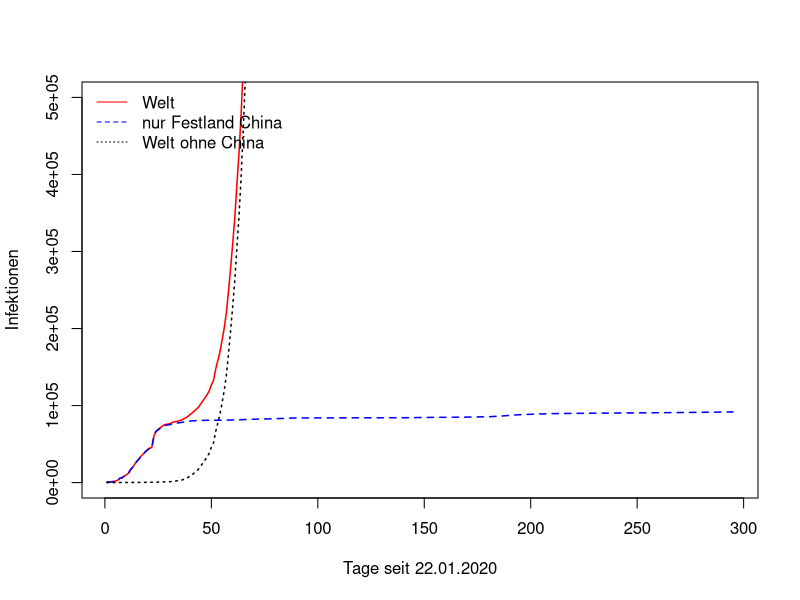
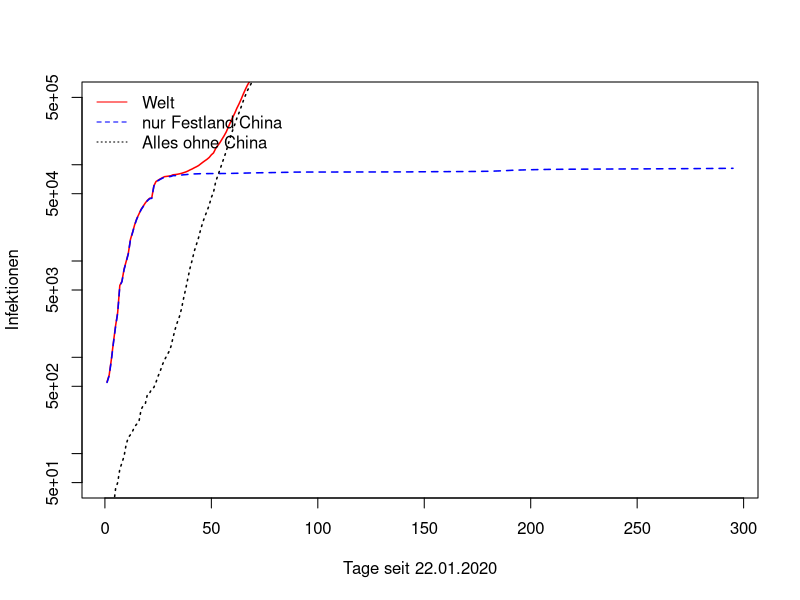
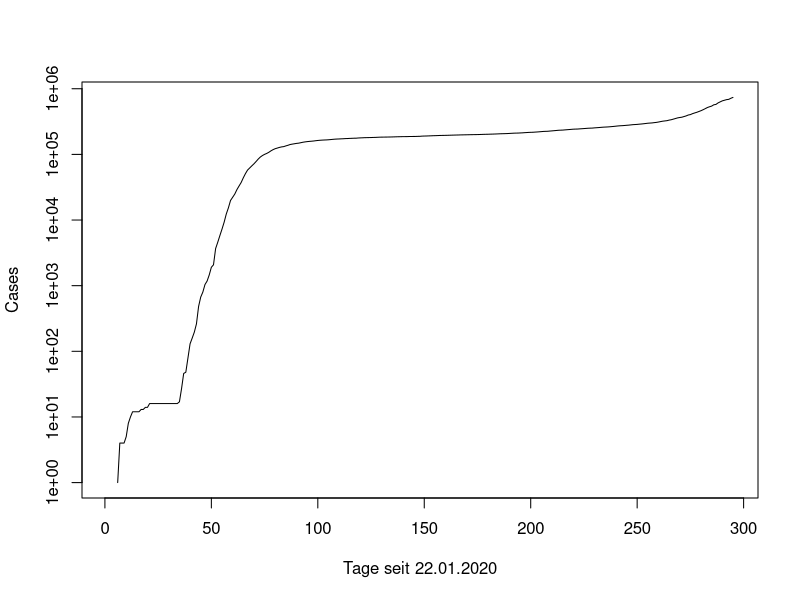

Recreate these plots in R, in order. (Note: this script raises an error after producing the figures.)
## ---- chunk 1
xdata <- read.csv("time_series_covid19_confirmed_global.csv")
xdatar <- read.csv("time_series_covid19_recovered_global.csv")
xdatad <- read.csv("time_series_covid19_deaths_global.csv")
N <- dim(xdata)[2]
ii <- c(5:N)
x <- c(1:length(ii))

xnames <- colnames(xdata)
lastday<-xnames[length(xnames)]
n<-nchar(lastday)
lastday <- substr(x=lastday, start=2, stop=n)

bonn <- rep(NA, length(ii))
                                        #Quelle https://www.general-anzeiger-bonn.de/region/siebengebirge/koenigswinter/coronavirus-im-rhein-sieg-kreis-zahl-der-bestaetigten-faelle-steigt-auf-24_aid-49519055
## 52 is 20
bonn[c(40:length(ii))] <- c(1, 1, 1, 1, 1, 1, 2, 4, 5, 6, 13, 18, 20, 36, 37, 55, 64, 76, 92, 119, 132, 151, 161, 180, 205, 222, 241, 259, 268, NA)

stripX <- function(x) {
  if(length(x) == 1) {
    return(substr(x=x, start=2, stop=nchar(x)))
  }
  else {
    res <- c()
    for(i in c(1:length(x))) {
      res[i] <- substr(x=x[i], start=2, stop=nchar(x[i]))
    }
    return(res)
  }
}
## ---- chunk 2
plot(y=as.vector(colSums(xdata[, ii])), x=x,
     type='l', ylim=c(0,500000),
     xlab=c("Tage seit 22.01.2020"), ylab="Infektionen", col="red", lwd=1.5)
lines(y=as.vector(colSums(xdata[grepl("China", x=xdata$Country.Region), ii])),
      x=x, col="blue", lty=2, lwd=1.5)
lines(y=as.vector(colSums(xdata[!grepl("China", x=xdata$Country.Region), ii])),
      x=x, col="black", lty=3, lwd=1.5)

legend("topleft",
       legend=c("Welt", "nur Festland China", "Welt ohne China"),
       bty="n",
       lty=c(1,2,3),
       col=c("red", "blue", "black"))
## ---- chunk 3
plot(y=as.vector(colSums(xdata[, ii])), x=x,
     log="y", type='l', ylim=c(50,500000),
     xlab=c("Tage seit 22.01.2020"), ylab="Infektionen", col="red", lwd=1.5)
lines(y=as.vector(colSums(xdata[grepl("China", x=xdata$Country.Region), ii])),
      x=x, col="blue", lty=2, lwd=1.5)
lines(y=as.vector(colSums(xdata[!grepl("China", x=xdata$Country.Region), ii])),
      x=x, col="black", lty=3, lwd=1.5)

legend("topleft",
       legend=c("Welt", "nur Festland China", "Alles ohne China"),
       bty="n",
       lty=c(1,2,3),
       col=c("red", "blue", "black"))
## ---- chunk 4
plot(y=as.vector(xdata[xdata$Country.Region=="Germany",])[ii], x=x, log="y", type='l',
     xlab=c("Tage seit 22.01.2020"), ylab="Cases")
lines(y=as.vector(xdatar[xdatar$Country.Region=="Germany",])[ii], x=x, col="red")
lines(y=as.vector(xdatad[xdatad$Country.Region=="Germany",])[ii], x=x, col="blue")
legend("topleft",
       legend=c("Confirmed", "Recovered", "Deaths"),
       bty="n",
       col=c("black", "red", "blue"),
       lty=c(1,1, 1))
## ---- chunk 5
plot(y=as.vector(xdata[xdata$Country.Region=="Italy",])[ii], x=x,
     log="y", type='l', ylim=c(1,100000),
     xlab=c("Tage seit 22.01.2020"), ylab="Cases")
lines(y=as.vector(xdata[xdata$Country.Region=="Germany",])[ii], x=x, col="red", lty=2)
lines(y=as.vector(colSums(xdata[grepl("US", x=xdata$Country.Region),ii])), x=x, col="blue", lty=3)
lines(y=as.vector(xdata[xdata$Country.Region=="Korea, South",])[ii], x=x, col="darkorange", lty=4)
lines(y=as.vector(colSums(xdata[xdata$Country.Region=="France",ii])), x=x, col="darkgreen", lty=5)
lines(y=as.vector(xdata[xdata$Country.Region=="Spain",])[ii], x=x, col="grey", lty=6)
legend("topleft",
       legend=c("Italy", "Germany", "US", "Korea, South", "France", "Spain"),
       bty="n",
       col=c("black","red", "blue", "darkorange", "darkgreen", "grey"),
       lty=c(1:6))
## ---- chunk 6
plot(y=as.vector(xdata[xdata$Country.Region=="Italy",])[ii], x=x,
     log="y", type='l', ylim=c(1,100000),
     xlab=c("Tage seit 22.01.2020"), ylab="Cases")
lines(y=as.vector(xdata[xdata$Country.Region=="Germany",])[ii], x=x, col="red", lty=2)
lines(y=as.vector(xdata[xdata$Country.Region=="Korea, South",])[ii], x=x, col="darkorange", lty=4)
lines(y=as.vector(xdata[xdata$Country.Region=="Japan",])[ii], x=x, col="darkgreen", lty=6)
legend("topleft",
       legend=c("Italy", "Germany", "Korea, South", "Japan"),
       bty="n",
       col=c("black", "red", "darkorange", "darkgreen"),
       lty=c(1:6))
## ---- chunk 7
plot(y=as.vector(colSums(xdata[grepl("China", x=xdata$Country.Region),ii]))/sum(xdata[grepl("China", x=xdata$Country.Region),ii[1]]), x=x,
     log="y", type='l', ylim=c(1,350), xlim=c(0,20),
     xlab=c("Tage - D + 1"), ylab="Cases/Cases(D)")
lines(y=as.vector(xdata[xdata$Country.Region=="Germany",ii])/xdata[xdata$Country.Region=="Germany",ii[34]], x=x-33, col="red", lty=2)
lines(y=as.vector(xdata[xdata$Country.Region=="Italy",ii])/xdata[xdata$Country.Region=="Italy",ii[33]], x=x-32, col="blue", lty=3)
lines(y=as.vector(xdata[xdata$Country.Region=="Japan",ii])/xdata[xdata$Country.Region=="Japan",ii[25]], x=x-24, col="darkgreen", lty=6)
legend("topleft",
       legend=c("Festland China (D bei Tag 1)", "Germany (D bei Tag 34)", "Italy (D bei Tag 33)", "Japan (D bei Tag 25)"),
       bty="n",
       col=c("black", "red", "blue", "darkgreen"),
       lty=c(1,2,3,6))
## ---- chunk 8
plot(y=as.vector(xdata[xdata$Country.Region=="United Kingdom" & xdata$Province.State=="",])[ii], x=x,
     log="y", type='l', ylim=c(1,500000), xlim=c(34,N-4),
     xlab=c("Tage seit 22.01.2020"), ylab="Cases")
lines(y=as.vector(xdata[xdata$Country.Region=="Germany",])[ii], x=x, col="red", lty=2)
lines(y=as.vector(colSums(xdata[grepl("US", x=xdata$Country.Region),ii])), x=x, col="blue", lty=3)
lines(y=as.vector(colSums(xdata[xdata$Country.Region=="France",ii])), x=x, col="darkgreen", lty=5)
lines(y=as.vector(xdata[xdata$Country.Region=="Spain",])[ii], x=x, col="grey", lty=6)
legend("topleft",
       legend=c("UK", "Germany", "US", "France", "Spain"),
       bty="n",
       col=c("black","red", "blue", "darkgreen", "grey"),
       lty=c(1:6))
## ---- chunk 9
plot(y=as.vector(xdatad[xdatad$Country.Region=="Italy",])[ii], x=x,
     log="y", type='l', ylim=c(1,50000), xlim=c(25,N-5),
     xlab=c("Tage seit 22.01.2020"), ylab="Deaths")
lines(y=as.vector(xdatad[xdatad$Country.Region=="Germany",])[ii], x=x, col="red", lty=2)
lines(y=as.vector(colSums(xdatad[xdatad$Country.Region=="US",ii])), x=x, col="blue", lty=3)
lines(y=as.vector(xdatad[xdatad$Country.Region=="Korea, South",])[ii], x=x, col="darkorange", lty=4)
lines(y=as.vector(colSums(xdatad[xdatad$Country.Region=="France",ii])), x=x, col="darkgreen", lty=5)
lines(y=as.vector(xdatad[xdata$Country.Region=="Spain",])[ii], x=x, col="grey", lty=6)
legend("topleft",
       legend=c("Italy", "Germany", "US", "Korea, South", "France", "Spain"),
       bty="n",
       col=c("black","red", "blue", "darkorange", "darkgreen", "grey"),
       lty=c(1:5))
## ---- chunk 10
plot(y=as.vector(xdatad[xdatad$Country.Region=="Italy",])[ii], x=x,
     log="y", type='l', ylim=c(1,50000),  xlim=c(25,N-5),
     xlab=c("Tage seit 22.01.2020"), ylab="Deaths")
lines(y=as.vector(xdatad[xdatad$Country.Region=="Germany",])[ii], x=x, col="red", lty=2)
lines(y=as.vector(xdatad[xdatad$Country.Region=="Korea, South",])[ii], x=x, col="darkorange", lty=4)
lines(y=as.vector(xdatad[xdatad$Country.Region=="Japan",])[ii], x=x, col="darkgreen", lty=6)
legend("topleft",
       legend=c("Italy", "Germany", "Korea, South", "Japan"),
       bty="n",
       col=c("black", "red", "darkorange", "darkgreen"),
       lty=c(1:6))
## ---- chunk 11
jj <- ii[c(34:length(ii))]
kk <- ii[c(34:47)]
cdata <- as.vector(xdata[xdata$Country.Region=="Germany",jj])
plot(y=cdata, x=x[jj-4],
     log="y", type='l', ylim=c(1,100000),
     xlab=c("d"), ylab="C")
points(y=cdata, x=x[jj-4], pch=21, col="black")
##lines(y=bonn[jj], x=x[jj])
lcdata <- log(unlist(cdata))
names(lcdata) <- NULL
y <- x[kk-4]
fit <- lm(lcdata[1:length(kk)] ~ y + 1)
lines(x=x[kk-4], y=exp(fit$coefficients[1])* exp(fit$coefficients[2]*(x[kk-4])),
      col="red", lwd=2)
daystomillion <- round(log(10^6/exp(fit$coefficients[1]))/fit$coefficients[2])

kk <- ii[c(45:59)]
cdata2 <- as.vector(xdata[xdata$Country.Region=="Germany",kk])
lcdata2 <- log(unlist(cdata2))
names(lcdata2) <- NULL
y <- x[kk-4]
fit2 <- lm(lcdata2 ~ y + 1)
lines(x=x[kk-4], y=exp(fit2$coefficients[1])* exp(fit2$coefficients[2]*(x[kk-4])),
      col="blue", lwd=2)
daystomillion2 <- round(log(10^6/exp(fit2$coefficients[1]))/fit2$coefficients[2])

ll <- ii[c(59:length(ii))]
cdata3 <- as.vector(xdata[xdata$Country.Region=="Germany",ll])
lcdata3 <- log(unlist(cdata3))
names(lcdata3) <- NULL
y <- x[ll-4]
fit3 <- lm(lcdata3 ~ y + 1)
lines(x=x[ll-4], y=exp(fit3$coefficients[1])* exp(fit3$coefficients[2]*(x[ll-4])),
      col="darkgreen", lwd=2)
daystomillion3 <- round(log(10^6/exp(fit3$coefficients[1]))/fit3$coefficients[2])


legend("topleft",
       legend=c("Daten Deutschland", "Fit", "Fit2", "Fit3"),
       bty="n", col=c("black", "red", "blue", "darkgreen"), lty=1)

## ---- chunk 12
cdata <- as.vector(xdata[xdata$Country.Region=="Germany",jj]) +
  as.vector(xdata[xdata$Country.Region=="Spain",jj]) +
  as.vector(colSums(xdata[grepl("France", xdata$Country.Region),jj])) +
  as.vector(colSums(xdata[grepl("US", xdata$Country.Region),jj]))

cdata <- as.vector(unlist(cdata))/4
lcdata <- log(cdata)

plot(y=cdata, x=x[jj-4],
     log="y", type='l', ylim=c(1,100000),
     xlab=c("d"), ylab="C")
##lines(y=bonn[jj], x=x[jj])

names(lcdata) <- NULL
y <- x[jj-4]
fit <- lm(lcdata ~ y + 1)
lines(x=x[jj-4], y=exp(fit$coefficients[1])* exp(fit$coefficients[2]*(x[jj-4])),
      col="red")
legend("topleft",
       legend=c("Daten (D+F+S+US)/4", "Fit"),
       bty="n", col=c("black", "red"), lty=1)
## ---- chunk 13
kk <- ii[c(34:length(ii))]-4
gdata <- as.vector(unlist(xdata[xdata$Country.Region=="Germany",ii]))
idata <- as.vector(unlist(xdata[xdata$Country.Region=="Italy",ii]))
kable(data.frame(stripX(colnames(xdata)[ii])[kk], idata[kk], gdata[kk], bonn[kk]),
      col.names=c("Datum", "Italien", "Deutschland", "Bonn"))
## ---- chunk 14
plot(y=gdata[kk], x=x[kk],
     log="y", type='l', ylim=c(1,50000),
     xlab=c("d"), ylab="Cases")
lines(x=x[kk], y=bonn[kk], col="red")
legend("topleft",
       legend=c("Deutschland", "Bonn"),
       bty="n", lty=c(1,1), col=c("black", "red"))
